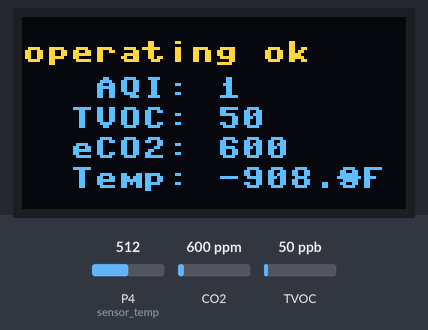
The program below on a simulated BBC micro:bit running MicroPython. On the bench: 128×64 one-colour display. The test bench sets the inputs (shaded band); at power-on: CO2 600 ppm, TVOC 50 ppb, P4 (sensor_temp) = 512 (analog values on the 0–1023 scale). The OLED is the two-colour kind (top 16 rows yellow); library files of the repository ran but are not shown: ssd1306.py, PiicoDev_Unified.py; what the program prints to the serial console is not drawn.

Above: at 6.0 s.
6.1 s: CO2 set to 452 ppm
At 16.3 s:
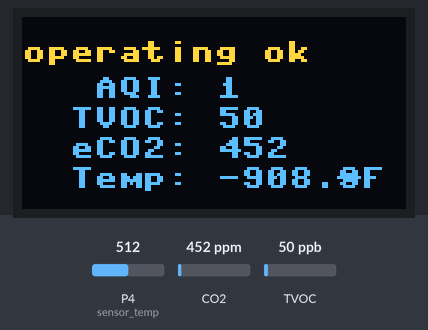
17.0 s: TVOC set to 250 ppb
At 26.2 s:
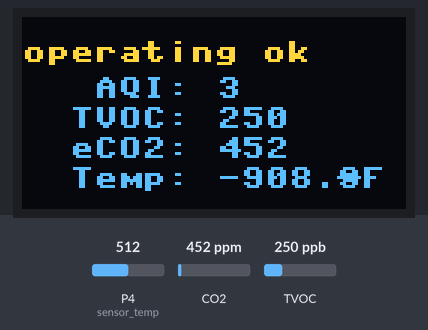
27.3 s: P4 (sensor_temp) set to 716
At 37.1 s:
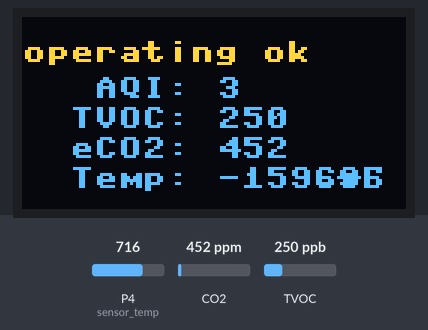
37.4 s: CO2 set to 1050 ppm
At 47.1 s:
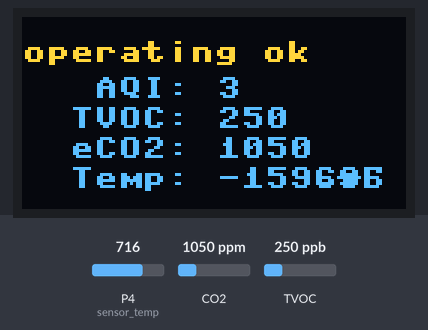
47.6 s: P4 (sensor_temp) set to 900
At 57.0 s:
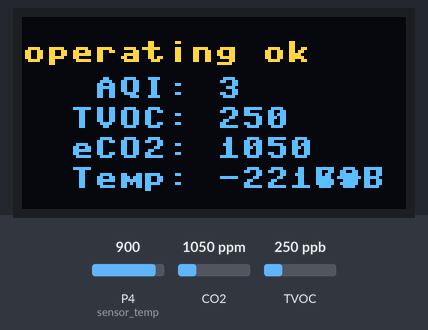
57.7 s: TVOC set to 750 ppb
At 66.9 s:
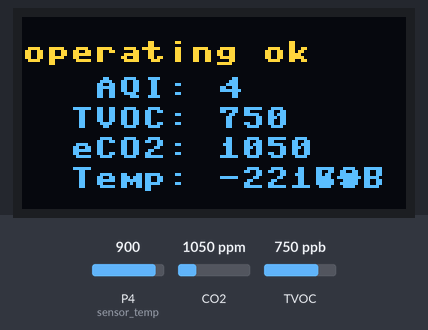
Timing chart, 0 to 68.4 s (numbered marks = the images above; inputs shaded):
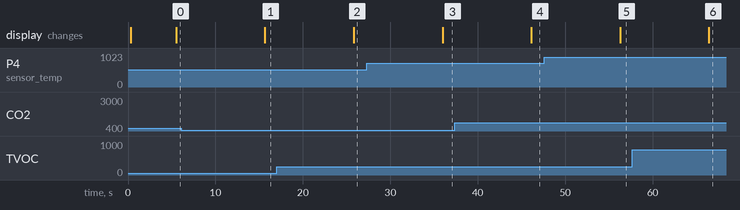

The program:

main.py
```python
# Display Image & text on I2C driven ssd1306 OLED display
from machine import Pin, I2C, ADC
from ssd1306 import SSD1306_I2C
import framebuf
import utime
import sys
from PiicoDev_ENS160 import PiicoDev_ENS160 # import the device driver
from PiicoDev_Unified import sleep_ms       # a cross-platform sleep function


WIDTH  = 128                                            # oled display width
HEIGHT = 64                                            # oled display height
BUFFER_WIDTH = 4
CHARACTER_WIDTH = 8
CHARACTER_HEIGHT = 8

sensor_temp = ADC(4)
conversion_factor = 3.3 / (65535)

#Create a framebuffer that can be used to clear text
s = BUFFER_WIDTH * 8 * [0]
blank_buffer = bytearray(s)
blank_fb = framebuf.FrameBuffer(blank_buffer, BUFFER_WIDTH * CHARACTER_WIDTH, CHARACTER_WIDTH, framebuf.MONO_HLSB)

RESET_PIN = Pin(22, Pin.OUT)
print("Resetting OLED...",end='')
RESET_PIN.value(False)
utime.sleep(0.25)
RESET_PIN.value(True)
print("done")

i2c = I2C(0, scl=Pin(5), sda=Pin(4), freq=400000)# Init I2C using pins GP8 & GP9 (default I2C0 pins)
for addr in i2c.scan():
    print(hex(addr).upper()+"    ",end='')
print()
oled_addr = int(i2c.scan()[0])
print("I2C Address      : "+hex(oled_addr).upper()) # Display device address
print("I2C Configuration: "+str(i2c))                   # Display I2C config


try:
    oled = SSD1306_I2C(WIDTH, HEIGHT, i2c,addr=oled_addr,external_vcc=False)                  # Init oled display
except OSError:
    print("EIO Error - Possible Address conflict")
    sys.exit()

sensor = PiicoDev_ENS160(bus=0,scl=Pin(5), sda=Pin(4),freq=400000)   # Initialise the ENS160 module


#setup some strings
aqi_str =  '   AQI: '
tvoc_str = '  TVOC: '
eco2_str = '  eCO2: '
stat_str = 'Status: '

# Clear the oled display in case it has junk on it.
oled.fill(0)
oled.show()

#template
oled.text(aqi_str,0,20)
oled.text(tvoc_str,0,30)
oled.text(eco2_str,0,40)
oled.text('  Temp: ',0,50)
oled.text("*F",105,50)
oled.show()


# Blit the image from the framebuffer to the oled display and animate
while True:
    meas_count = 0
    sum_readings = 0
    for i in range(5):
        sum_readings+=sensor_temp.read_u16() * conversion_factor
        meas_count+=1
        utime.sleep(0.010)

    oled.show()
    reading = sum_readings / meas_count
    celsius_degrees = 27 - (reading - 0.706)/0.001721
    fahrenheit_degrees = celsius_degrees * 9 / 5 + 32
    # Read from the sensor
    aqi = sensor.aqi
    tvoc = sensor.tvoc
    eco2 = sensor.eco2

    # Print air quality metrics and temperature
    print(aqi_str + str(aqi.value) + ' [' + str(aqi.rating) +']')
    print(tvoc_str + str(tvoc) + ' ppb')
    print(eco2_str + str(eco2.value) + ' ppm [' + str(eco2.rating) +']')
    print(stat_str + sensor.operation)
    print('  Temp: ' +str(round(fahrenheit_degrees,1)) + '°F')
    print('--------------------------------')
    text_y = 8
    oled.blit(blank_fb,0,text_y)
    oled.blit(blank_fb,BUFFER_WIDTH*8,text_y)
    oled.text(sensor.operation,0,8)
    text_y = 20
    oled.blit(blank_fb,65,text_y)
    oled.text(str(aqi.value),65,text_y)
    text_y = 30
    oled.blit(blank_fb,65,text_y)
    oled.text(str(tvoc),65,text_y)
    text_y = 40
    oled.blit(blank_fb,65,text_y)
    oled.text(str(eco2.value),65,text_y)

    text_y = 50
    oled.blit(blank_fb,65,text_y)
    oled.text(str(round(fahrenheit_degrees,1)),65,50)
    utime.sleep(5)
```

Measured:
- after the input at 6.1 s, the display: changes after 9.6 s (image 1)
- after the input at 17.0 s, the display: changes after 8.8 s (image 2)
- after the input at 27.3 s, the display: changes after 8.7 s (image 3)
- after the input at 37.4 s, the display: changes after 8.7 s (image 4)
- after the input at 47.6 s, the display: changes after 8.7 s (image 5)
- after the input at 57.7 s, the display: changes after 8.8 s (image 6)
